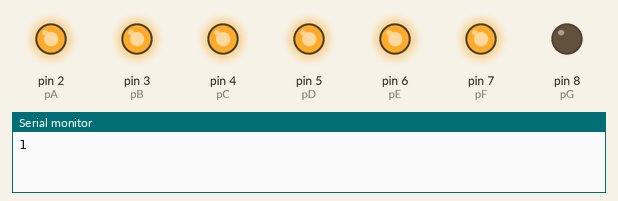
Recording of a sketch running on a simulated Arduino Uno, built with avr-gcc and run on an emulated ATmega328P. On the bench: output pins drawn as LEDs (lit = HIGH), the last lines printed to the serial monitor.

Above: at 0.5 s.
At 2.5 s:
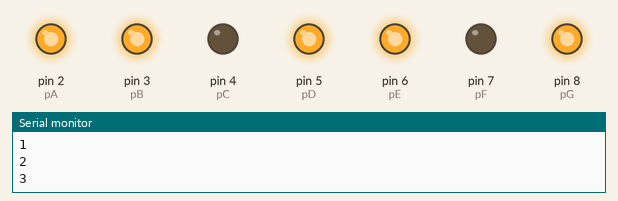
At 3.5 s:
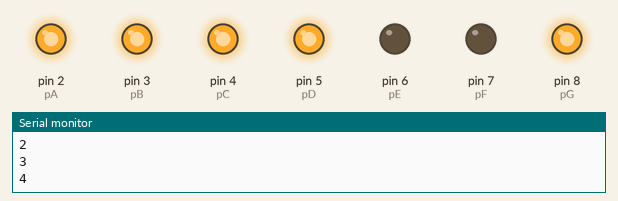
At 5.5 s:
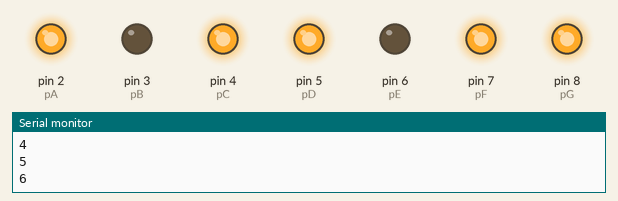
At 8.5 s:
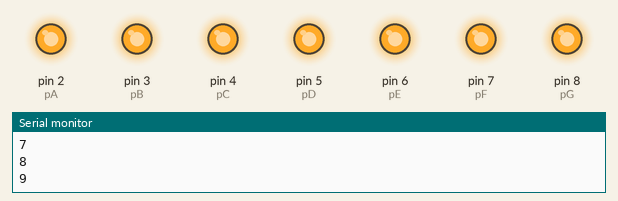
At 11.5 s:
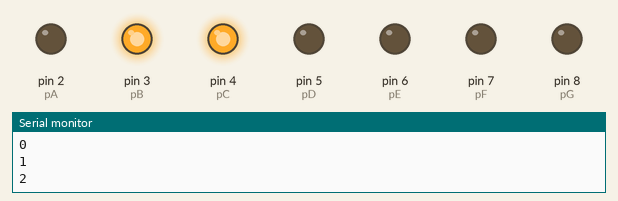
Timing chart, 0 to 13.0 s (numbered marks = the images above):
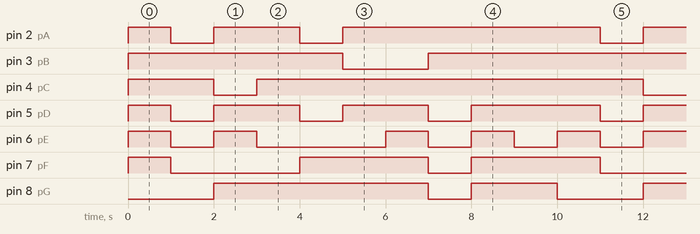

The sketch:

display7seg.ino
```cpp
#define pA  2
#define pB  3
#define pC  4
#define pD  5
#define pE  6
#define pF  7
#define pG  8

unsigned int cont = 0;

void setup() {
  pinMode(pA,OUTPUT);
  pinMode(pB, OUTPUT);
  pinMode(pC,OUTPUT);
  pinMode(pD,OUTPUT);
  pinMode(pE,OUTPUT);
  pinMode(pF,OUTPUT);
  pinMode(pG,OUTPUT);

  digitalWrite(pA,LOW);
  digitalWrite(pB,LOW);
  digitalWrite(pC,LOW);
  digitalWrite(pD,LOW);
  digitalWrite(pE,LOW);
  digitalWrite(pF,LOW);
  digitalWrite(pG,LOW);

  Serial.begin(9600);
}

void truthTable(unsigned int num) {
  switch (num) {
  case 1:
    digitalWrite(pA, LOW);
    digitalWrite(pB, HIGH);
    digitalWrite(pC, HIGH);
    digitalWrite(pD, LOW);
    digitalWrite(pE, LOW);
    digitalWrite(pF, LOW);
    digitalWrite(pG, LOW);
    break;

    case 2:
    digitalWrite(pA, HIGH);
    digitalWrite(pB, HIGH);;
    digitalWrite(pC, LOW);
    digitalWrite(pD, HIGH);
    digitalWrite(pE, HIGH);
    digitalWrite(pF, LOW);
    digitalWrite(pG, HIGH);
    break;

    case 3:
    digitalWrite(pA, HIGH);
    digitalWrite(pB, HIGH);
    digitalWrite(pC, HIGH);
    digitalWrite(pD, HIGH);
    digitalWrite(pE, LOW);
    digitalWrite(pF, LOW);
    digitalWrite(pG, HIGH);
    break;;

    case 4:
    digitalWrite(pA, LOW);
    digitalWrite(pB, HIGH);
    digitalWrite(pC, HIGH);
    digitalWrite(pD, LOW);
    digitalWrite(pE, LOW);
    digitalWrite(pF, HIGH);
    digitalWrite(pG, HIGH);
    break;;

    case 5:
    digitalWrite(pA, HIGH);
    digitalWrite(pB, LOW);
    digitalWrite(pC, HIGH);
    digitalWrite(pD, HIGH);
    digitalWrite(pE, LOW);
    digitalWrite(pF, HIGH);
    digitalWrite(pG, HIGH);
    break;

    case 6:
    digitalWrite(pA, HIGH);
    digitalWrite(pB, LOW);
    digitalWrite(pC, HIGH);
    digitalWrite(pD, HIGH);
    digitalWrite(pE, HIGH);
    digitalWrite(pF, HIGH);
    digitalWrite(pG, HIGH);
    break;;

    case 7:
    digitalWrite(pA, HIGH);
    digitalWrite(pB, HIGH);
    digitalWrite(pC, HIGH);
    digitalWrite(pD, LOW);
    digitalWrite(pE, LOW);
    digitalWrite(pF, LOW);
    digitalWrite(pG, LOW);;
    break;

    case 8:
    digitalWrite(pA, HIGH);
    digitalWrite(pB, HIGH);
    digitalWrite(pC, HIGH);
    digitalWrite(pD, HIGH);
    digitalWrite(pE, HIGH);
    digitalWrite(pF, HIGH);
    digitalWrite(pG, HIGH);
    break;;

    case 9:
    digitalWrite(pA, HIGH);
    digitalWrite(pB, HIGH);
    digitalWrite(pC, HIGH);
    digitalWrite(pD, HIGH);
    digitalWrite(pE, LOW);;
    digitalWrite(pF, HIGH);
    digitalWrite(pG, HIGH);
    break;;

    case 0:
    digitalWrite(pA, HIGH);
    digitalWrite(pB, HIGH);
    digitalWrite(pC, HIGH);
    digitalWrite(pD, HIGH);
    digitalWrite(pE, HIGH);
    digitalWrite(pF, HIGH);
    digitalWrite(pG, LOW);
    break;
  }
}

void loop() {
  truthTable(cont);
  cont = cont + 1;
  if(cont > 9) {
    cont = 0;
    }
  Serial.println(cont);
  delay(1000);
}
```

Measured:
- by itself, pin 2 (pA): repeats every 10.0 s: LOW 1.0 s, HIGH 2.0 s, LOW 1.0 s, HIGH 6.0 s
- by itself, pin 3 (pB): repeats every 10.0 s: LOW 2.0 s, HIGH 8.0 s
- by itself, pin 4 (pC): repeats every 10.0 s: LOW 1.0 s, HIGH 9.0 s
- by itself, pin 5 (pD): repeats every 10.0 s: 2 × (LOW 1.0 s, HIGH 2.0 s), LOW 1.0 s, HIGH 3.0 s
- by itself, pin 6 (pE): repeats every 10.0 s: LOW 1.0 s, HIGH 1.0 s, LOW 3.0 s, 2 × (HIGH 1.0 s, LOW 1.0 s), HIGH 1.0 s
- by itself, pin 7 (pF): repeats every 10.0 s: LOW 3.0 s, HIGH 3.0 s, LOW 1.0 s, HIGH 3.0 s
- by itself, pin 8 (pG): repeats every 10.0 s: LOW 1.0 s, HIGH 2.0 s, LOW 2.0 s, HIGH 5.0 s
